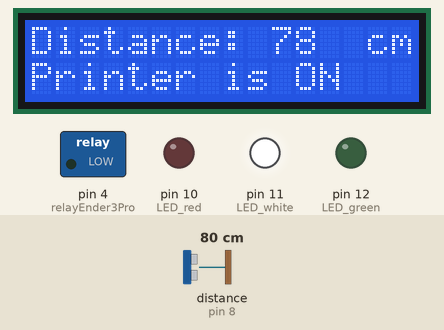
Recording of a sketch running on a simulated Arduino Uno, built with avr-gcc and run on an emulated ATmega328P. On the bench: 16×2 character LCD, switched loads named in the sketch (green lamp = pin HIGH), output pins drawn as LEDs (lit = HIGH). Wiring (inferred from the names in the program): ultrasonic range finder: trigger pin 9; echo pin 8. The inputs (shaded band) are chosen by the test bench; at power-on: distance to the obstacle (sensor on pin 8) 80 cm. The echo pulse lasts 58.3 µs per cm; pins used as bus, display or sensor lines are not drawn; what the sketch prints to the serial monitor is not drawn.

Above: at 1.2 s.
1.3 s: distance to the obstacle (sensor on pin 8) set to 8 cm
At 2.6 s:
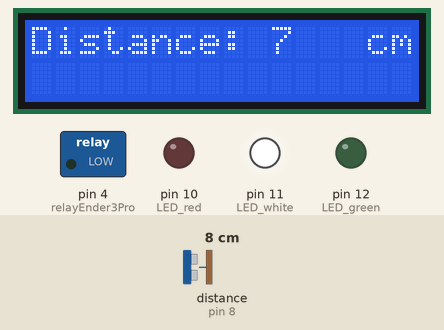
7.5 s: distance to the obstacle (sensor on pin 8) set to 5 cm
At 10.0 s:
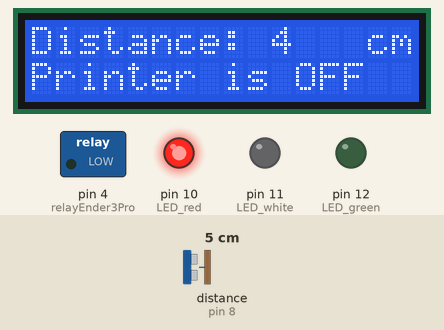
13.7 s: distance to the obstacle (sensor on pin 8) set to 9 cm
At 16.8 s:
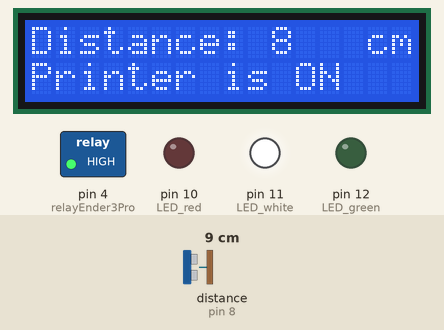
19.9 s: distance to the obstacle (sensor on pin 8) set to 2 cm
At 21.2 s:
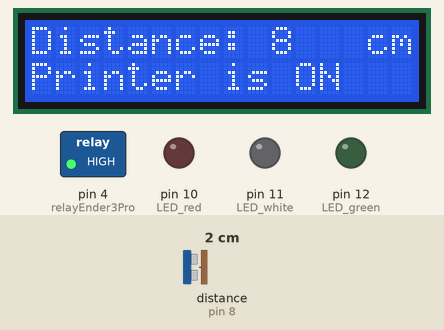
Timing chart, 0 to 27.0 s (numbered marks = the images above; inputs shaded):
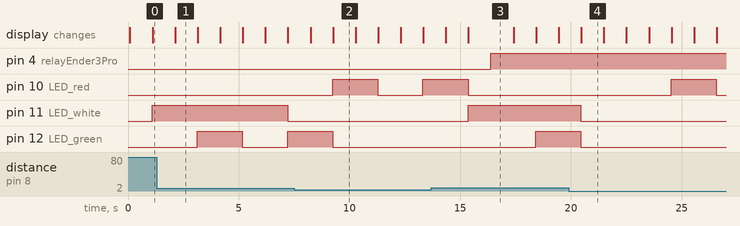

The sketch:

AutoPowerOff_3DPrinter_HCSR04_03102021.ino
```cpp
/*
Author:Mamadou BA Neige from MBA PRO TECH
Email: naedioba1@gmail.com   / mamadou.ba@ugb.edu.sn
Date: Latest version 19 November 2020
My YouTube Channel:https://www.youtube.com/channel/UCzC1VqRaFkubLkrMLdj2lmA

This is a modified version of my previous system available here: https://youtu.be/gNGvbSk3R0k
I'm using an infra-red proximity sensor as a detector when the print job is done. Then
after 20 to 30 seconds, the printer turns off autimatically.

===👇Le GüeroLoco 👇===
Fermeture automatique de l'imprimante à moins de 5$ !
https://youtu.be/1jNsF7NxjuU

*/
#include <SoftwareSerial.h>
#include <Wire.h>
#include <LCD.h>
#include <LiquidCrystal.h>
#include <LiquidCrystal_I2C.h>

LiquidCrystal_I2C lcd(0x38, 2, 1, 0, 4, 5, 6, 7, 3, POSITIVE); // creaing the instance for the LCD display

int distance;                   // distance measured by the ultrasonic sensor
int distance_new;               // new distance measured by the ultrasonic sensor for confirmation
int distance_detection = 5;     // the printer is turned off if the distance measured by the ultrasonic sensor is inferior or equal to 5 centimeters
                                // the printer is turned on if the distance measured by the ultrasonic sensor is superiorto 5 centimeters
int relayEnder3Pro = 4;         // pin to which the relay controling the power is connected on the Arduino board

const int echoPin = 8;          // the ECHO pin of the ultrasonic sensor is connected to pin 8 of the Arduino board
const int trigPin = 9;          // the TRIF pin of the ultrasonic sensor is connected to pin 9 of the Arduino board

long duration;                  // duration of the pulse

unsigned long initialTime_E3Pro = 0;  	// initialization time
unsigned long previousMillisE3Pro = 0;
unsigned long currentMillisE3Pro = 0;

unsigned long currentMillis;
long delayLCD = 3000;
long printer_TurnOn_Confirmation = 10000;   	// delay to confirm the state of the sensor to avoid untimely power on = 10 seconds
long printer_TurnOff_Confirmation = 1800000;  	// maximum delay to power off = 30 minutes = 1 800 000 milli secondes

//========= for the 3 LEDs (red, white, green) =========================
int LED_red = 10;                             // the red LED is connected to pin 10 of the Arduino board
int State_LED_red = LOW;                      // the red LED is initially set to LOW (turned off)
unsigned long previousMillis_LED_red = 0;     // will store the last time the red LED was updated
long OnTime_LED_red = 250;                    // milliseconds of on-time for the red LED
long OffTime_LED_red = 2000;                  // milliseconds of off-time for the red LED

int LED_white = 11;                           // the white LED is connected to pin 11 of the Arduino board
int State_LED_white = LOW;                    // the white LED is initially set to LOW (turned off)
unsigned long previousMillis_LED_white = 0;   // will store the last time the white LED was updated
long OnTime_LED_white = 5000;                 // milliseconds of on-time for the white LED
long OffTime_LED_white = 250;                 // milliseconds of off-time for the white LED

int LED_green = 12;                           // the green LED is connected to pin 10 of the Arduino board
int State_LED_green = LOW;                    // the green LED is initially set to LOW (turned off)
unsigned long previousMillis_LED_green = 0;   // will store the last time the green LED was updated
long OnTime_LED_green = 300;                  // milliseconds of on-time for the green LED
long OffTime_LED_green = 1200;                // milliseconds of off-time for the green LED

 // creating the class controling the flashing of the 3 LEDs
class Flasher
{
    // Class Member Variables.
    // These variables are initialized at startup
    int ledPin;           // the number of the LED pin
    long OnTime;          // milliseconds of on-time
    long OffTime;         // milliseconds of off-time

    // These variables maintain the current state
    int ledState;                   // ledState used to set the LED
    unsigned long previousMillis;   // will store last time LED was updated

// Constructor: creates a Flasher and initializes the member variables and state
public:
    Flasher(int pin, long on, long off)
    {
        ledPin = pin;
        pinMode(ledPin, OUTPUT);
        OnTime = on;
        OffTime = off;
        ledState = LOW;
        previousMillis = 0;
    } // end Flasher
    void Update()
    {
        // check to see if it is time to change the state of the LED
        unsigned long currentMillis = millis();
        if((ledState == HIGH) && (currentMillis - previousMillis >= OnTime))
        {
            ledState = LOW;                   // Turn it off
            previousMillis = currentMillis;   // Remember the time
            digitalWrite(ledPin, ledState);   // Update the actual LED
        }
        else if ((ledState == LOW) && (currentMillis - previousMillis >= OffTime))
        {
            ledState = HIGH;                  // turn it on
            previousMillis = currentMillis;   // Remember the time
            digitalWrite(ledPin, ledState);   // Update the actual LED
        }
    } // end void Update
}; // End of constructor

Flasher red_LED(LED_red, OnTime_LED_red, OffTime_LED_red);
Flasher white_LED(LED_white, OnTime_LED_white, OffTime_LED_white);
Flasher green_LED(LED_green, OnTime_LED_green, OffTime_LED_green);

//---------------------------------------------------------------
void setup() {

  Serial.begin(9600);                 // initializes the serial monitor at 9600 bauds
  lcd.begin(16,2);                    // initializes the 16x2 LCD screen
  pinMode(trigPin, OUTPUT);           // defines the TRIG pin of the ultrasonic sensor as OUTPUT
  pinMode(echoPin, INPUT);            // defines the ECHO pin of the ultrasonic sensor as INPUT

  pinMode(relayEnder3Pro,OUTPUT);     // defines the pin of the relay as OUTPUT

  digitalWrite(relayEnder3Pro, LOW);  // sets the initial state of the relay to LOW (tuned off)

} // end of setup

//---------------------------------------------------------------
void loop(){

  digitalWrite(trigPin, LOW);         // sets the TRIG pin to LOW
  delayMicroseconds(2);               // waits for 2 microseconds
  digitalWrite(trigPin, HIGH);        // sets the TRIG pin to HIGH
  delayMicroseconds(10);              // waits for 10 microseconds
  digitalWrite(trigPin, LOW);         // sets the TRIG pin to LOW

  duration = pulseIn(echoPin, HIGH);  // sets the ECHO pin to HIGH and reads the time put by the ultrasound to go back and forth
  distance= duration*0.034/2;         // calculate the distance

  Serial.print("Distance: ");         // prints "distance" on the serial monitor
  Serial.print(distance);             // prints the value of the distance on the serial monitor
  Serial.println(" cm");              // prints "cm" after the distance

// Displaying the distance and status of the printer on the LCD screen
  lcd.clear();
  lcd.setCursor(0, 0);
  lcd.print("Distance: ");
  lcd.setCursor(10, 0);
  lcd.print(distance);
  lcd.setCursor(14, 0);
  lcd.println("cm");
  delay(1000);

  if(distance > distance_detection){  //01: if the distance measured is superior to the preset distance...
    white_LED.Update();               // flashes the white LED
    green_LED.Update();               // flashes the green LED
    digitalWrite(LED_red, LOW);       // turns of the red LED

    currentMillisE3Pro = millis();    // remembers the time

    lcd.setCursor(0, 1);
    lcd.println("Printer is ON   ");
    delay(1000);

    if(currentMillisE3Pro - previousMillisE3Pro >= printer_TurnOn_Confirmation){ //02: if the time is higher or equal to the confirmation time for turn on...
      distance_new = distance;                // checks again the distance measured by the ultrasonic sensor

      if(distance_new > distance_detection){  //03: if the new distance measured is superior to the preset distance...
        digitalWrite(relayEnder3Pro, HIGH);   // turns on the relay (printer turned on)
        Serial.println("Printer is ON");      // prints the status of the printer on the serial monitor

        lcd.setCursor(0, 1);
        lcd.println("Printer is ON   ");      // displays the status of the printer on the second line of the LCD screen
        delay(1000);

        previousMillisE3Pro = currentMillisE3Pro;   // remembers the time
      } //03
    } //02
  }  //01

  if(distance <= distance_detection){ //04: if the distance measured is inferior or equal to the preset distance...
    red_LED.Update();                 // flashes the red LED

    digitalWrite(LED_white, LOW);     // turns of the white LED
    digitalWrite(LED_green, LOW);     // turns of the green LED

    currentMillisE3Pro = millis();    // remembers the time

    lcd.setCursor(0, 1);
    lcd.println("Printer is OFF  ");
    delay(1000);

    if(currentMillisE3Pro - previousMillisE3Pro >= printer_TurnOff_Confirmation){ //05: if the time is higher or equal to the confirmation time for turn off...
      distance_new = distance;                      // checks again the distance measured by the ultrasonic sensor

      if(distance_new <= distance_detection){       //06: if the new distance measured is inferior or equal to the preset distance...
        digitalWrite(relayEnder3Pro, LOW);          // turns off the relay (printer turned off)
        Serial.println("Printer is OFF");           // prints the status of the printer on the serial monitor

        lcd.setCursor(0, 1);
        lcd.println("Printer is OFF  ");            // displays the status of the printer on the second line of the LCD screen
        delay(1000);

        previousMillisE3Pro = currentMillisE3Pro;   // remembers the time
      } //06
    } //05
  } //04
} // end of loop
```

Measured:
- the behaviour switches between 7 and 6 cm on distance to the obstacle (sensor on pin 8) (found by bisection; images 1 and 2)
- after the input at 7.5 s, pin 4 (relayEnder3Pro): stays LOW (without the input it goes to HIGH after 4.8 s); pin 10 (LED_red): LOW → HIGH after 1.7 s, → LOW 2.0 s later, → HIGH 2.0 s later
- after the input at 13.7 s, pin 4 (relayEnder3Pro): LOW → HIGH after 2.7 s; pin 10 (LED_red): goes on until 15.4 s, then stays LOW; pin 11 (LED_white): LOW → HIGH after 1.7 s; pin 12 (LED_green): LOW → HIGH after 4.7 s; the display: first changes after 0.65 s (image 3 shows a later state)
- after the input at 19.9 s, pin 10 (LED_red): LOW → HIGH after 4.6 s, → LOW 2.0 s later; pin 11 (LED_white), pin 12 (LED_green): goes on until 20.4 s, then stays LOW
- what the display in image 1 shows lasts 1.0 s, from 2.1 s to 3.1 s
- what the display in image 3 shows lasts 2.0 s, from 15.4 s to 17.4 s
